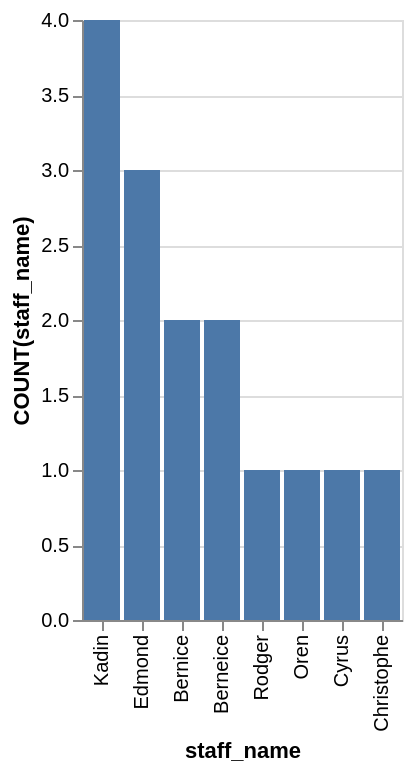

Source (Vega-Lite JSON):
### Vega-Lite specification from a JSON file in a GitHub repository (floating-point values rounded to 4 significant figures)
{"data": {"values": [{"x_data": "Kadin", "y_data": 4}, {"x_data": "Edmond", "y_data": 3}, {"x_data": "Bernice", "y_data": 2}, {"x_data": "Berneice", "y_data": 2}, {"x_data": "Rodger", "y_data": 1}, {"x_data": "Oren", "y_data": 1}, {"x_data": "Cyrus", "y_data": 1}, {"x_data": "Christophe", "y_data": 1}]}, "mark": "bar", "encoding": {"x": {"field": "x_data", "type": "nominal", "title": "staff_name", "sort": {"op": "sum", "field": "y_data", "order": "descending"}}, "y": {"field": "y_data", "type": "quantitative", "title": "COUNT(staff_name)"}}}
